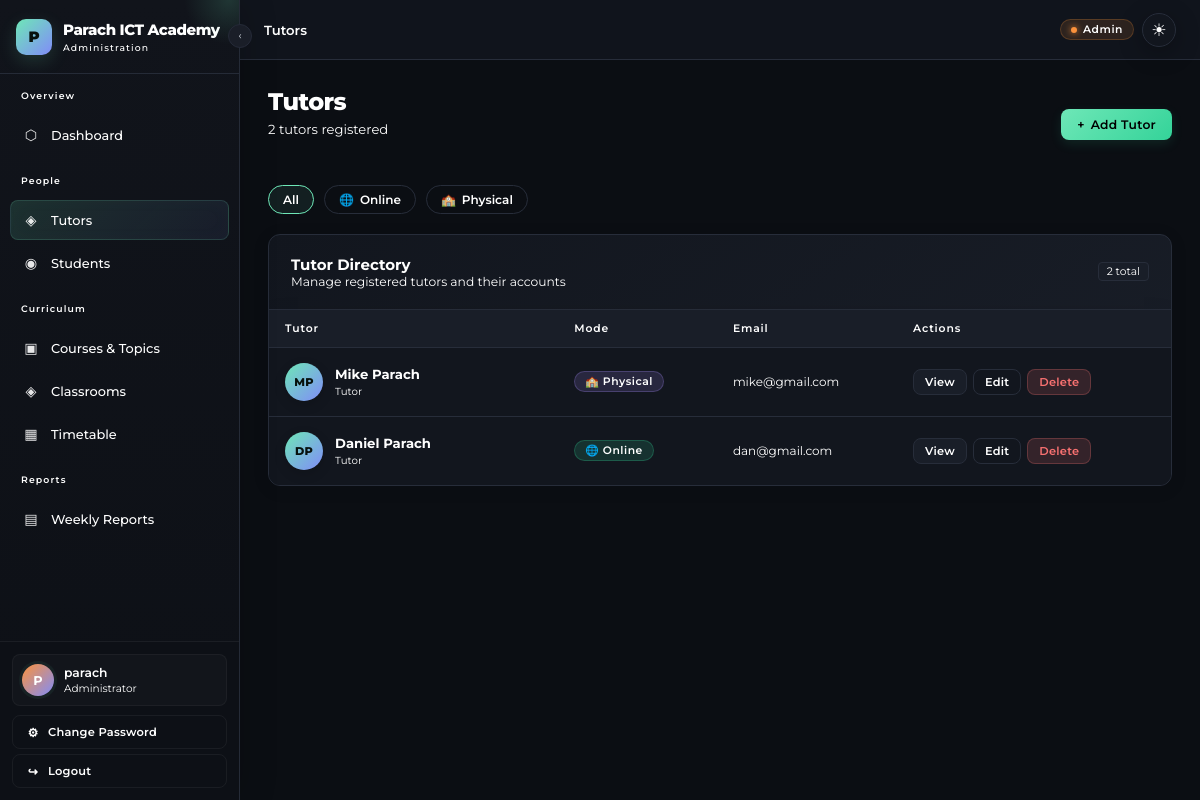
The app's page /admin-panel/tutors/ (signed in), older data.
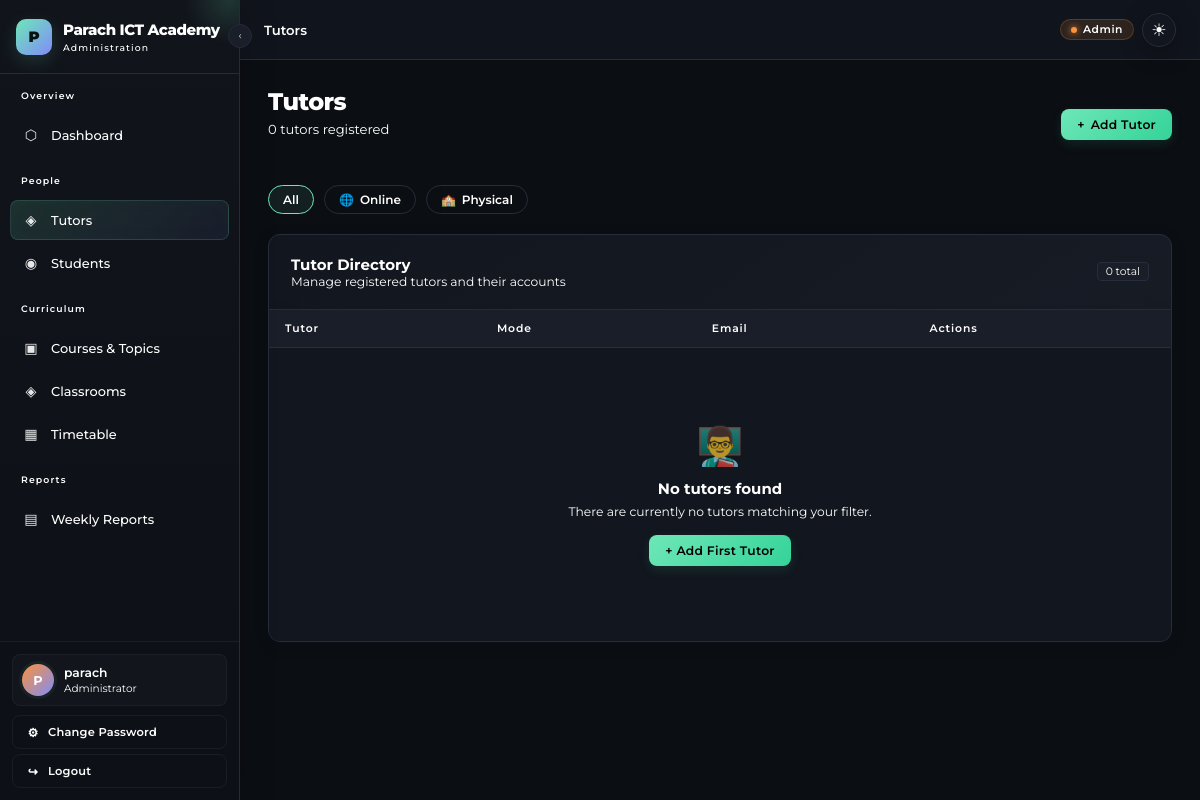
The same page, newer data.
### core/models.py (models this page shows, shortened)
class Tutor(models.Model):
    MODE_CHOICES = [('online', 'Online'), ('physical', 'Physical')]
    user = models.OneToOneField(User, on_delete=models.CASCADE, null=True, blank=True)
    name = models.CharField(max_length=255)
    phone = models.CharField(max_length=20, blank=True)
    specialization = models.CharField(max_length=255, blank=True)
    mode = models.CharField(max_length=20, choices=MODE_CHOICES, default='physical')
    active = models.BooleanField(default=True)
    bio = models.TextField(blank=True)
    created_at = models.DateTimeField(auto_now_add=True)
    is_approved = models.BooleanField(default=False)
    @property
    def name(self):
        if self.user:
            full = self.user.get_full_name()
            return full if full.strip() else self.user.username
        return f"Tutor #{self.pk}"

### core/views.py (the view)
# urls.py: path('admin-panel/tutors/',                  views.admin_tutors,        name='admin_tutors'),
@login_required
@user_passes_test(is_admin)
def admin_tutors(request):
    mode_filter = request.GET.get('mode', '')
    tutors = Tutor.objects.select_related('user').annotate(
        student_count=Count('students')
    )
    if mode_filter:
        tutors = tutors.filter(mode=mode_filter)
    return render(request, 'core/admin_tutors.html', {
        'tutors': tutors,
        'mode_filter': mode_filter
    })

### core/templates/core/admin_tutors.html (shortened to what this page needs)
{% extends "core/admin_base.html" %}
{% block breadcrumb %}Tutors{% endblock %}
{% block content %}
<div class="page-header-row">
    <div>
        <h1 class="page-title">Tutors</h1>
        <p class="page-sub">
            {{ tutors.count }} tutor{{ tutors.count|pluralize }} registered
        </p>
    </div>
    <a href="{% url 'admin_tutor_create' %}" class="btn btn-primary">
        <span>+</span>
        Add Tutor
    </a>
</div>
<div class="filter-bar tutor-filters">
    <a href="{% url 'admin_tutors' %}"
       class="{% if not mode_filter %}active{% endif %}">
        All
    </a>
    <a href="?mode=online"
       class="{% if mode_filter == 'online' %}active{% endif %}">
        <span>🌐</span>
        Online
    </a>
    <a href="?mode=physical"
       class="{% if mode_filter == 'physical' %}active{% endif %}">
        <span>🏫</span>
        Physical
    </a>
</div>
<div class="card tutors-card">
    <div class="card-header">
        <div>
            <div class="card-title">Tutor Directory</div>
            <div class="text-muted text-sm">
                Manage registered tutors and their accounts
            </div>
        </div>
        <span class="tag">
            {{ tutors.count }} total
        </span>
    </div>
    <div class="table-wrap">
        <table class="tutors-table">
            <thead>
                <tr>
                    <th>Tutor</th>
                    <th>Mode</th>
                    <th>Email</th>
                    <th>Actions</th>
                </tr>
            </thead>
            <tbody>
            {% for t in tutors %}
            <tr>
                <td>
                    <div class="tutor-name">
                        <div class="tutor-avatar">
                            {{ t.user.first_name|first|upper }}{{ t.user.last_name|first|upper }}
                        </div>
                        <div>
                            <div class="tutor-full-name
                                {% if t.mode == 'online' %}
                                    online-name
                                {% else %}
                                    physical-name
                                {% endif %}
                            ">
                                {{ t.user.first_name }} {{ t.user.last_name }}
                            </div>
                            <div class="tutor-label">
                                Tutor
                            </div>
                        </div>
                    </div>
                </td>
                <td>
                    <span class="badge badge-{{ t.mode }}">
                        {% if t.mode == 'online' %}
                            🌐
                        {% else %}
                            🏫
                        {% endif %}
                        {{ t.get_mode_display }}
                    </span>
                </td>
                <td>
                    <div class="tutor-email">
                        {{ t.user.email }}
                    </div>
                </td>
                <td>
                    <div class="tutor-actions">
                        <a href="{% url 'admin_tutor_detail' t.pk %}"
                           class="btn btn-secondary btn-sm">
                            View
                        </a>
                        <a href="{% url 'admin_tutor_edit' t.pk %}"
                           class="btn btn-ghost btn-sm">
                            Edit
                        </a>
                        <a href="{% url 'admin_tutor_delete' t.pk %}"
                           class="btn btn-danger btn-sm">
                            Delete
                        </a>
                    </div>
                </td>
            </tr>
            {% empty %}
            <tr>
                <td colspan="5">
                    <div class="empty-state tutor-empty">
                        <div class="icon">👨‍🏫</div>
                        <h3>No tutors found</h3>
                        <p>
                            There are currently no tutors matching your filter.
                        </p>
                        <a href="{% url 'admin_tutor_create' %}"
                           class="btn btn-primary"
                           style="margin-top:16px;">
                            + Add First Tutor
                        </a>
                    </div>
                </td>
            </tr>
            {% endfor %}
            </tbody>
        </table>
    </div>
</div>
{% endblock %}

### core/templates/core/admin_base.html (shortened to what this page needs)
{% extends "core/base.html" %}
{% block sidebar %}
<aside class="sidebar">
    <div class="sidebar-logo">
        <div class="admin-logo-mark">
            P
        </div>
        <div class="admin-logo-content">
            <div class="logo-text">
                Parach ICT Academy
            </div>
            <div class="logo-sub">
                Administration
            </div>
        </div>
    </div>
    <nav class="sidebar-nav">
        <div class="nav-section">
            <div class="nav-label">
                Overview
            </div>
            <a href="{% url 'admin_dashboard' %}"
               class="nav-item {% if request.resolver_match.url_name == 'admin_dashboard' %}active{% endif %}"
               data-label="Dashboard">
                <span class="icon">⬡</span>
                <span class="nav-text">
                    Dashboard
                </span>
            </a>
        </div>
        <div class="nav-section">
            <div class="nav-label">
                People
            </div>
            <a href="{% url 'admin_tutors' %}"
               class="nav-item {% if request.resolver_match.url_name in 'admin_tutors admin_tutor_create admin_tutor_detail admin_tutor_edit admin_tutor_delete' %}active{% endif %}"
               data-label="Tutors">
                <span class="icon">◈</span>
                <span class="nav-text">
                    Tutors
                </span>
            </a>
            <a href="{% url 'admin_students' %}"
               class="nav-item {% if request.resolver_match.url_name in 'admin_students admin_student_add admin_student_detail admin_student_edit admin_student_delete' %}active{% endif %}"
               data-label="Students">
                <span class="icon">◉</span>
                <span class="nav-text">
                    Students
                </span>
            </a>
        </div>
        <div class="nav-section">
            <div class="nav-label">
                Curriculum
            </div>
            <a href="{% url 'admin_courses' %}"
               class="nav-item "
               data-label="Courses & Topics">
                <span class="icon">▣</span>
                <span class="nav-text">
                    Courses & Topics
                </span>
            </a>
            <a href="{% url 'admin_classrooms' %}"
               class="nav-item {% if request.resolver_match.url_name in 'admin_classrooms admin_classroom_detail' %}active{% endif %}"
               data-label="Classrooms">
                <span class="icon">◈</span>
                <span class="nav-text">
                    Classrooms
                </span>
            </a>
            <a href="{% url 'admin_timetable' %}"
               class="nav-item {% if request.resolver_match.url_name in 'admin_timetable admin_timetable_create admin_timetable_edit admin_timetable_delete' %}active{% endif %}"
               data-label="Timetable">
                <span class="icon">▦</span>
                <span class="nav-text">
                    Timetable
                </span>
            </a>
        </div>
        <div class="nav-section">
            <div class="nav-label">
                Reports
            </div>
            <a href="{% url 'admin_reports' %}"
               class="nav-item {% if request.resolver_match.url_name in 'admin_reports admin_report_detail' %}active{% endif %}"
               data-label="Weekly Reports">
                <span class="icon">▤</span>
                <span class="nav-text">
                    Weekly Reports
                </span>
            </a>
        </div>
    </nav>
    <div class="sidebar-footer">
        <div class="user-pill">
            <div class="user-avatar admin-avatar">
                {{ request.user.username|slice:":1"|upper }}
            </div>
            <div class="user-info">
                <div class="user-name">
                    {{ request.user.get_full_name|default:request.user.username }}
                </div>
                <div class="user-role">
                    Administrator
                </div>
            </div>
        </div>
        <div class="sidebar-actions">
            <a href="{% url 'admin_change_password' %}"
               class="btn btn-ghost btn-sm sidebar-action-btn"
               data-label="Change Password">
                <span class="action-icon">
                    ⚙
                </span>
                <span class="action-text">
                    Change Password
                </span>
            </a>
            <a href="{% url 'logout' %}"
               class="btn btn-ghost btn-sm sidebar-action-btn logout-action"
               data-label="Logout">
                <span class="action-icon">
                    ↪
                </span>
                <span class="action-text">
                    Logout
                </span>
            </a>
        </div>
    </div>
</aside>
{% endblock %}
{% block topbar %}
<div class="top-bar">
    <div class="admin-topbar">
        <div class="admin-breadcrumb"
             style="font-family:var(--font);font-size:.88rem;font-weight:600;color:var(--text)">
            {% block breadcrumb %}{% endblock %}
        </div>
    </div>
    <div class="flex gap-2 items-center">
        <span class="badge admin-badge"
              style="
                  background:rgba(251,146,60,.12);
                  color:var(--text);
                  border:1px solid rgba(251,146,60,.22);
              ">
            Admin
        </span>
        <button
            type="button"
            class="theme-toggle"
            id="themeToggle"
            title="Toggle light / dark theme"
            aria-label="Toggle theme">
            <span id="themeIcon">☀</span>
        </button>
    </div>
</div>
{% endblock %}

### core/templates/core/base.html (shortened to what this page needs)
<!DOCTYPE html>
<html lang="en">
<head>
</head>
<body>
    {% block body %}
    <div class="app-layout">
        {% block sidebar %}{% endblock %}
        <div class="main-content">
            {% block topbar %}{% endblock %}
            <div class="page-body">
                {% block content %}{% endblock %}
            </div>
        </div>
    </div>
    {% endblock %}
    <button
        type="button"
        class="sidebar-collapse-btn"
        id="sidebarCollapseBtn"
        title="Collapse / expand sidebar"
        aria-label="Toggle sidebar">
        ‹
    </button>
</body>
</html>

Row changes from the older to the newer data that the page shows:
removed Tutor: user.first_name|first "M", user.last_name|first "P", user.first_name "Mike", user.last_name "Parach", mode "Physical", user.email "mike@gmail.com"
removed Tutor: user.first_name|first "D", user.last_name|first "P", user.first_name "Daniel", user.last_name "Parach", mode "Online", user.email "dan@gmail.com"
Text that changed along with them:
{{ tutors.count }}: "2" → "0"
text now shown: "👨‍🏫 No tutors found There are currently no tutors matching your filter. + Add First Tutor"
